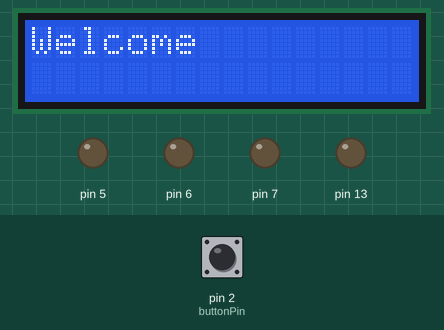
This sketch was run on a simulated Arduino Uno, built with avr-gcc and run on an emulated ATmega328P. Parts: 16×2 character LCD, output pins drawn as LEDs (lit = HIGH). The test bench sets the inputs (shaded band); at power-on: pin 2 (buttonPin) HIGH. What the sketch prints to the serial monitor is not drawn.

Above: at 1.2 s.
1.3 s: pin 2 (buttonPin) pulled LOW for 0.15 s
At 3.9 s:
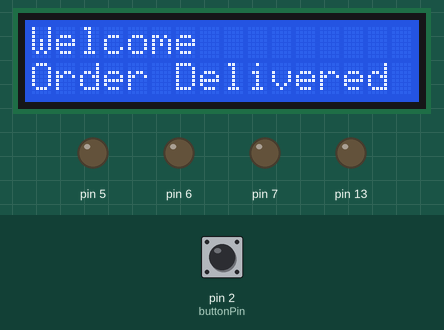
4.4 s: pin 2 (buttonPin) pulled LOW for 1 s
At 5.2 s:
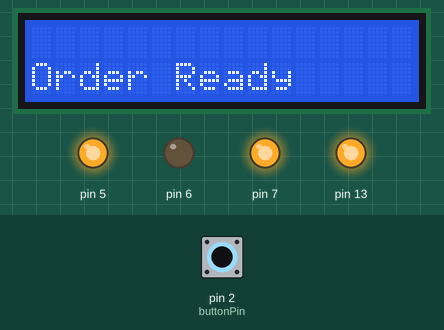
8.4 s: pin 2 (buttonPin) driven LOW
At 9.7 s:
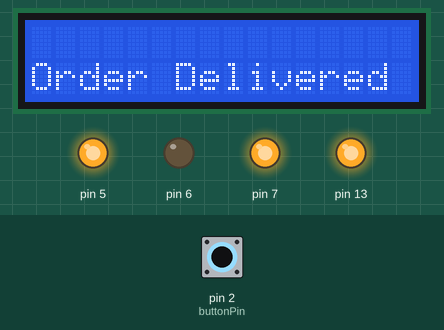
11.4 s: pin 2 (buttonPin) driven HIGH
At 13.6 s:
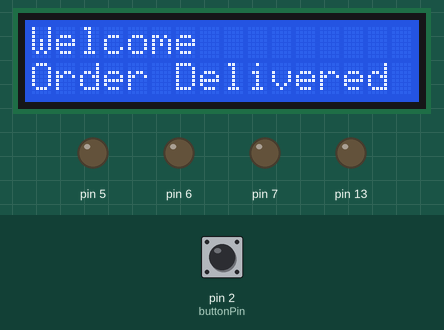
14.4 s: pin 2 (buttonPin) pulsed LOW 2 times (0.12 s each, 0.3 s apart)
At 15.2 s:
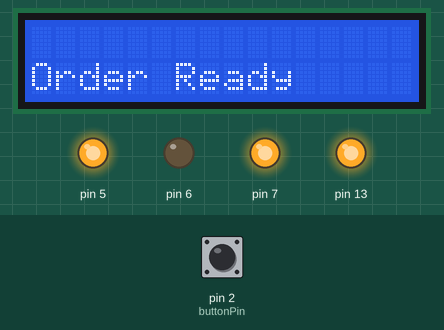
Timing chart, 0 to 17.9 s (numbered marks = the images above; inputs shaded):
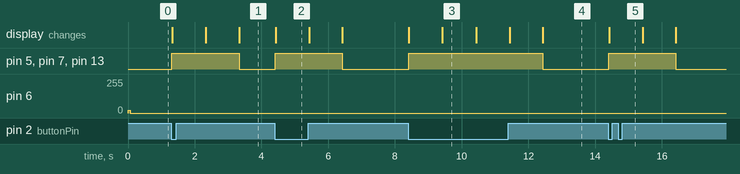

Measured:
- after the input at 1.3 s, pin 5, pin 7, pin 13: LOW → HIGH at once, → LOW 2.0 s later; the display: first changes at once (image 1 shows a later state)
- after the input at 4.4 s, pin 5, pin 7, pin 13: LOW → HIGH at once, → LOW 2.0 s later; the display: changes at once (image 2)
- after the input at 8.4 s, pin 5, pin 7, pin 13: LOW → HIGH at once; the display: first changes at once (image 3 shows a later state)
- after the input at 11.4 s, pin 5, pin 7, pin 13: HIGH → LOW after 1.0 s; the display: first differs from a run without the input after 1.0 s (image 4)
- after the input at 14.4 s, pin 5, pin 7, pin 13: LOW → HIGH at once, → LOW 2.0 s later; the display: changes at once (image 5)
- what the display in image 3 shows lasts 1.0 s, from 9.4 s to 10.4 s

The sketch:

bl2.ino
```cpp
#include<LiquidCrystal.h>
int Contrast=20;
LiquidCrystal lcd(10,3,8,9,12,11);
int state;
int buttonState = 0;
const int buttonPin = 2;
int flag=0;
void stp();
void fwd();
void setup()
{
    analogWrite(6,Contrast);
    lcd.begin(16,2);
    pinMode(7,OUTPUT);
    pinMode(8,OUTPUT);
    pinMode(5,OUTPUT);
    pinMode(6,OUTPUT);
    pinMode(13, OUTPUT);
    pinMode(buttonPin, INPUT);
    Serial.begin(9600);
}
void loop() {
    lcd.setCursor(0,0);
     lcd.print("Welcome");
    buttonState = digitalRead(buttonPin);

  // check if the pushbutton is pressed. If it is, the buttonState is HIGH:
  if (buttonState == LOW) {
    lcd.clear();
    lcd.setCursor(0,8);
    lcd.print("Order Ready");
    fwd();
    Serial.print("button pressed");
    delay(1000);
    lcd.clear();
    lcd.setCursor(0,8);
    lcd.print("Order Delivered");
    delay(1000);

  } else {
   lcd.setCursor(0,0);
   // lcd.print("Welcome");
    Serial.print(".....removed");
    stp();
  }
 // delay(3000);
  //lcd.setCursor(0,0);
  //lcd.print("Total Bill:100");


}                                           //loop() ends here
void fwd()          // Forward
{
  digitalWrite(7,HIGH);
  digitalWrite(5,HIGH);
  digitalWrite(6,LOW);
  digitalWrite(8,LOW);

  digitalWrite(13, HIGH);
}

void stp()            // Robot STops
{
  digitalWrite(7,LOW);
  digitalWrite(8,LOW);
  digitalWrite(5,LOW);
  digitalWrite(6,LOW);
  digitalWrite(13, LOW);
}
```
